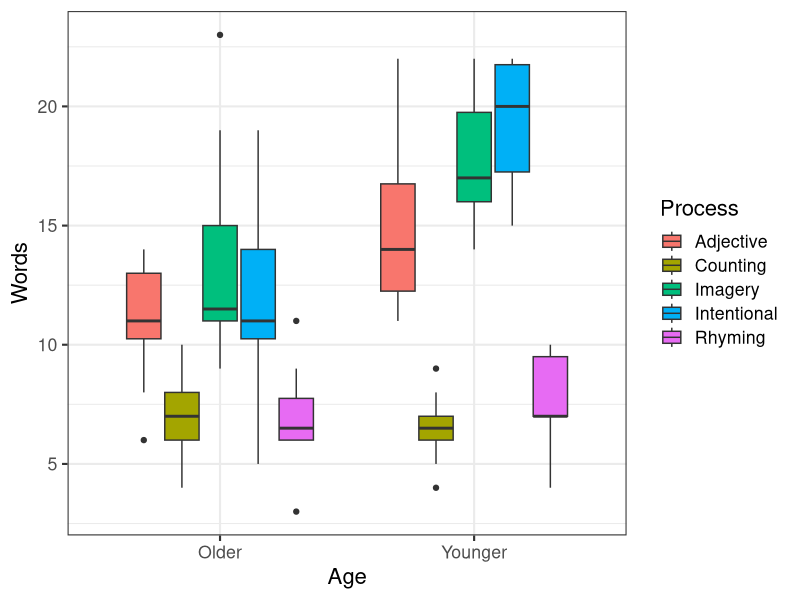
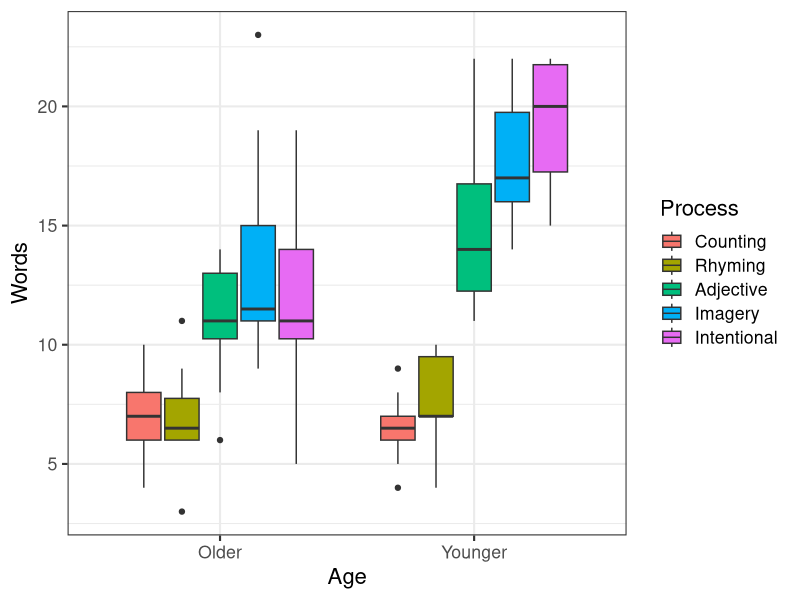
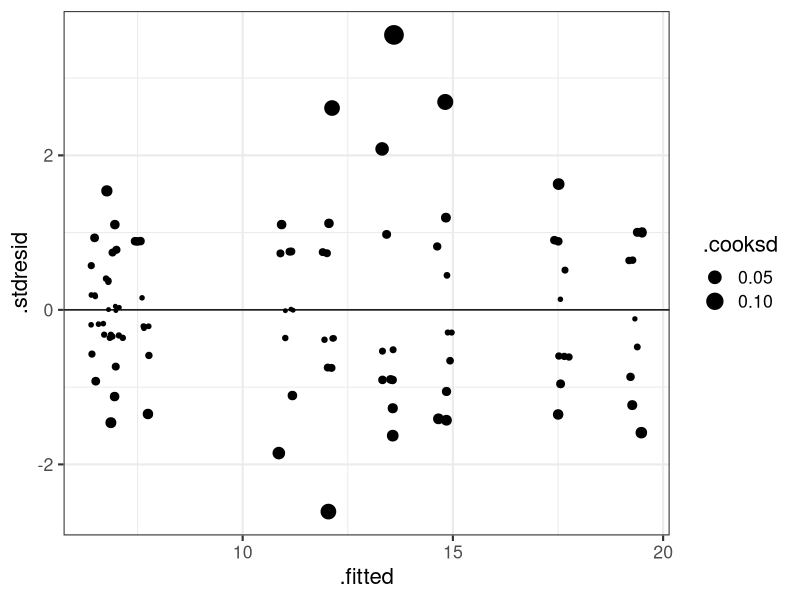
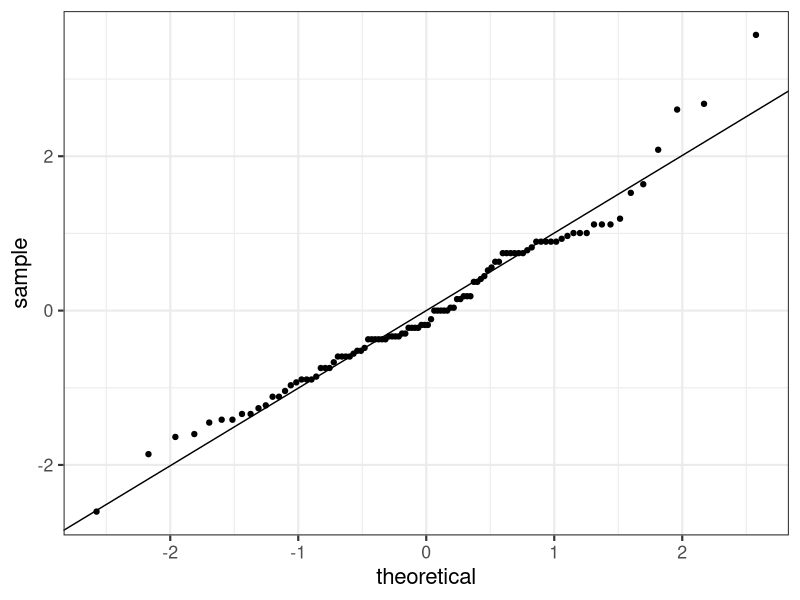
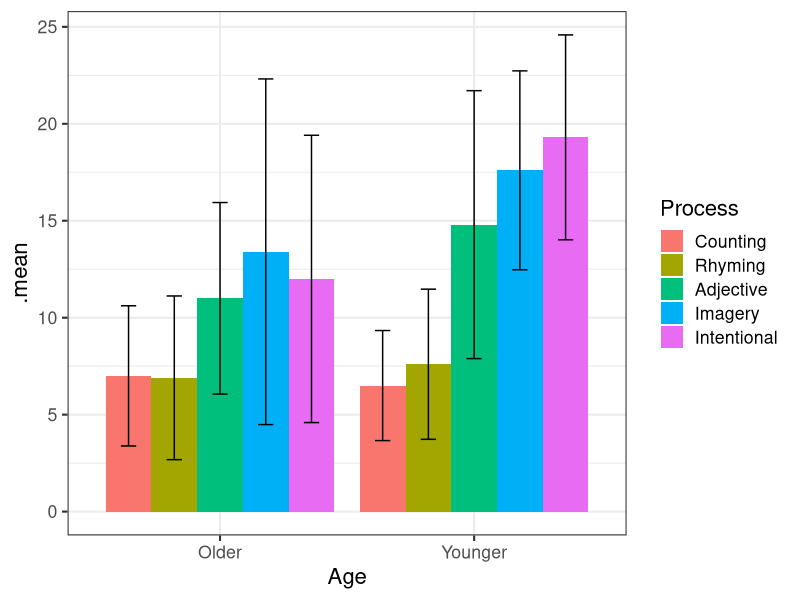
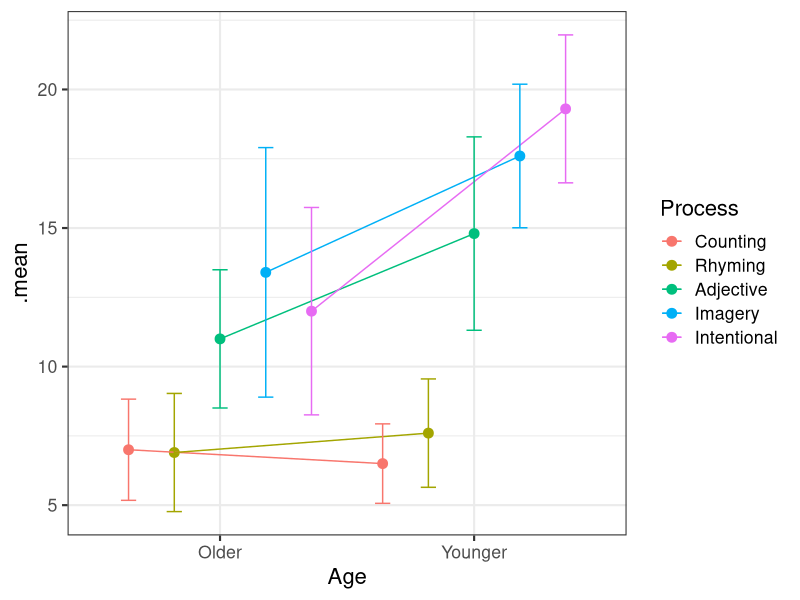
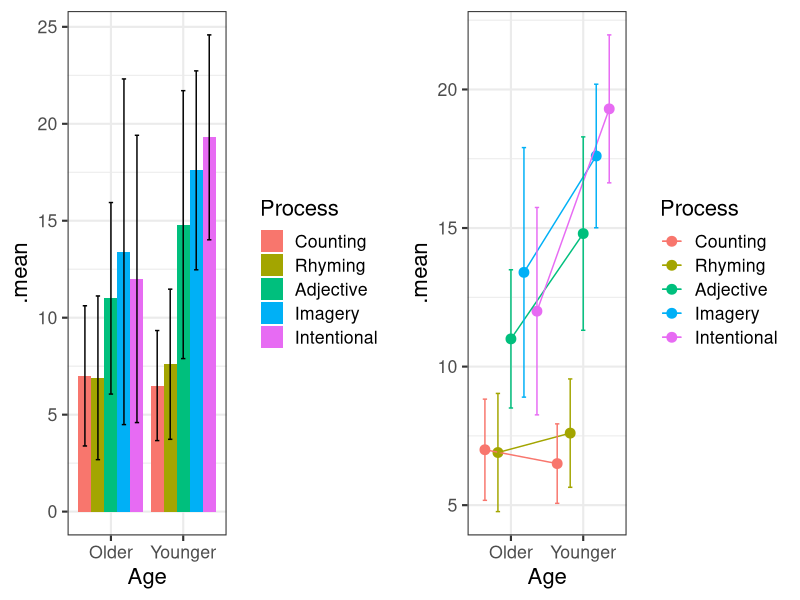
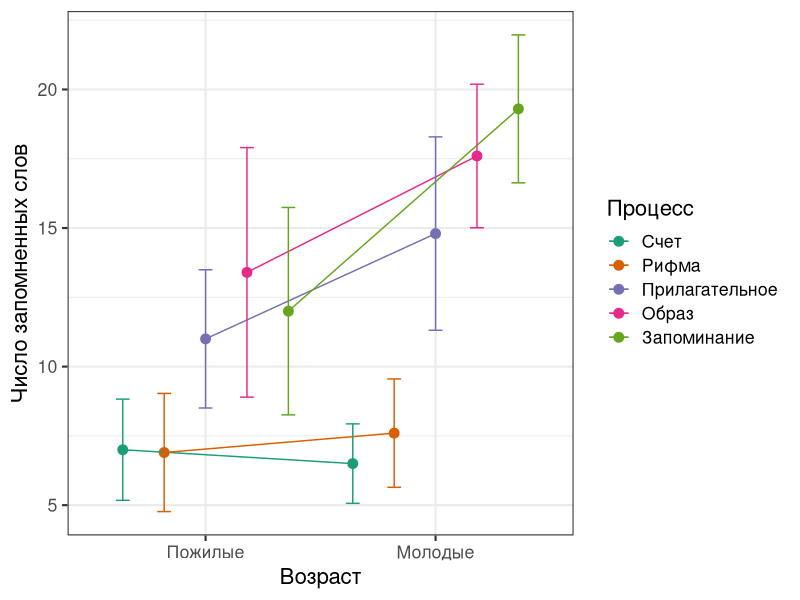

Write R code to recreate these figures, in order.
## ---- chunk 1
# output options
options(width = 70, scipen = 6, digits = 3)
library(knitr)
# chunk default options
opts_chunk$set(fig.align='center', tidy = FALSE, fig.width = 7, fig.height = 3, warning = FALSE)
## ---- chunk 2
memory <- read.delim(file="eysenck.csv")
head(memory, 10)
## ---- chunk 3
library(ggplot2)
theme_set(theme_bw(base_size = 16) + theme(legend.key = element_blank()))
ggplot(data = memory, aes(x = Age, y = Words)) +
  geom_boxplot(aes(fill = Process))
## ---- chunk 4
# переставляем в порядке следования средних значений memory$Words
memory$Process <- reorder(memory$Process, memory$Words, FUN=mean)
mem_p <- ggplot(data = memory, aes(x = Age, y = Words)) +
  geom_boxplot(aes(fill = Process))
mem_p
## ---- chunk 5
memory_fit <- lm(formula = Words ~ Age * Process, data = memory,
contrasts=list(Age=contr.sum, Process=contr.sum))
## ---- chunk 6
memory_diag <- fortify(memory_fit)
ggplot(memory_diag, aes(x = .fitted, y = .stdresid)) + 
  geom_point(aes(size = .cooksd), position = position_jitter(width = .2)) + 
  geom_hline(yintercept = 0)
## ---- chunk 7
ggplot(memory_diag) + 
  geom_point(stat = "qq", aes(sample = .stdresid)) + 
  geom_abline(yintercept = 0, slope = sd(memory_diag$.stdresid))
## ---- chunk 8
library(car)
Anova(memory_fit, type = 3)
## ---- chunk 9
# 1. создаем переменную-взаимодействие 
memory$AgeProc <- interaction(memory$Age, memory$Process)
# 2. подбираем модель без intercept 
cell_means <- lm(Words ~ AgeProc - 1, data = memory)
# 3. делаем пост хок тест
library(multcomp)
memory_tukey <- glht(cell_means, linfct = mcp(AgeProc = "Tukey"))
options(width = 90)
summary(memory_tukey)
## ---- chunk 10

## ---- chunk 11
# __Статистика по столбцам и по группам__ одновременно (n, средние, 
# стандартные отклонения)
library(dplyr)
memory_summary <- memory %>%
  group_by(Age, Process) %>%
  summarise(
    .n = sum(!is.na(Words)),
    .mean = mean(Words, na.rm = TRUE),
    .sd = sd(Words, na.rm = TRUE))
memory_summary
## ---- chunk 12
mem_barp <- ggplot(data = memory_summary, 
                   aes(x = Age, y = .mean, ymin = .mean - 1.98*.sd, 
                       ymax = .mean + 1.98*.sd, fill = Process)) + 
  geom_bar(stat = "identity", position = "dodge") + 
  geom_errorbar(width = 0.3, position = position_dodge(width = 0.9))
mem_barp
## ---- chunk 13
pos <- position_dodge(width = 0.9)
mem_linep <- ggplot(data = memory_summary, 
                    aes(x = Age, y = .mean, ymin = .mean - .sd, 
                        ymax = .mean + .sd, colour = Process, 
                        group = Process)) + 
  geom_point(size = 3, position = pos) +
  geom_line(position = pos) +
  geom_errorbar(width = 0.3, position = pos) 
mem_linep
## ---- chunk 14
library(gridExtra)
grid.arrange(mem_barp, mem_linep, ncol = 2)
## ---- chunk 15
mem_linep <- mem_linep + labs(x = "Возраст",  y = "Число запомненных слов") + 
  scale_x_discrete(labels = c("Пожилые", "Молодые")) + 
  scale_colour_brewer(name = "Процесс", palette = "Dark2", 
                      labels = c("Счет", "Рифма", "Прилагательное",
                                 "Образ", "Запоминание")) + 
  theme(legend.key = element_blank())
mem_linep
